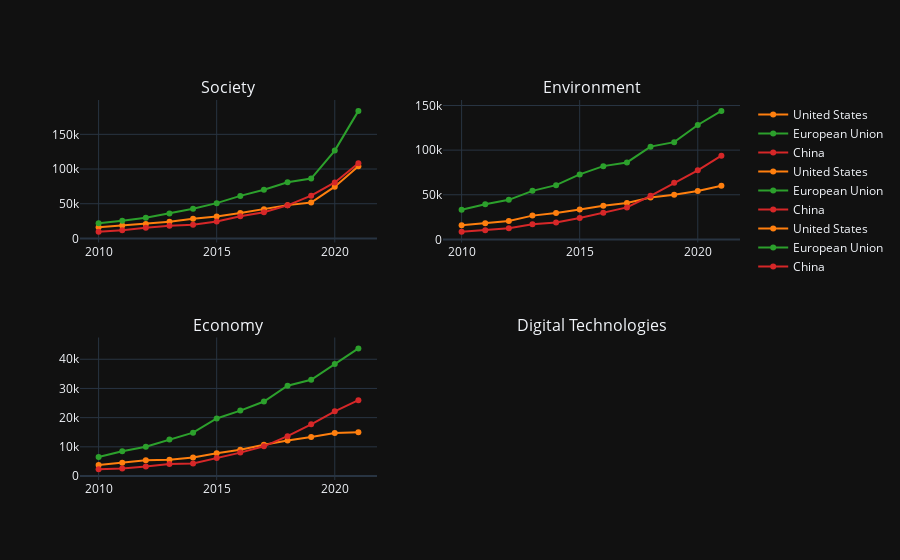

Source (notebook cell):
### Code cell
fig.add_trace(
    go.Scatter(
        name="United States",
        x=df_country_year.index,
        y=df_country_year_eco["United States"],
        legendgroup="group",
        line=dict(width=2, color=cols[1])
    ),
    row=2, col=1
)

fig.add_trace(
    go.Scatter(
        name="European Union",
        x=df_country_year.index,
        y=df_country_year_eco["EU"],
        legendgroup="group",
        line=dict(width=2, color=cols[2])
    ),
    row=2, col=1
)

fig.add_trace(
    go.Scatter(
        name="China",
        x=df_country_year.index,
        y=df_country_year_eco["China"],
        legendgroup="group",
        line=dict(width=2, color=cols[3])
    ),
    row=2, col=1
)

### Figure 1 — Plotly figure (JSON) as saved in the notebook; plotly's stock layout.template omitted (floating-point values rounded to 4 significant figures)
{"data": [{"legendgroup": "group", "line": {"color": "rgb(255, 127, 14)", "width": 2}, "name": "United States", "x": [2010, 2011, 2012, 2013, 2014, 2015, 2016, 2017, 2018, 2019, 2020, 2021], "y": [16007, 18720, 20798, 24172, 28279, 31686, 36460, 41922, 47966, 51706, 74584, 103843], "type": "scatter", "xaxis": "x", "yaxis": "y"}, {"legendgroup": "group", "line": {"color": "rgb(44, 160, 44)", "width": 2}, "name": "European Union", "x": [2010, 2011, 2012, 2013, 2014, 2015, 2016, 2017, 2018, 2019, 2020, 2021], "y": [21874, 25300, 29941, 35991, 42813, 50823, 61264, 70078, 80963, 86207, 126573, 183811], "type": "scatter", "xaxis": "x", "yaxis": "y"}, {"legendgroup": "group", "line": {"color": "rgb(214, 39, 40)", "width": 2}, "name": "China", "x": [2010, 2011, 2012, 2013, 2014, 2015, 2016, 2017, 2018, 2019, 2020, 2021], "y": [9782, 11692, 15246, 18413, 19619, 24330, 31964, 37641, 47629, 61561, 80594, 108306], "type": "scatter", "xaxis": "x", "yaxis": "y"}, {"legendgroup": "group", "line": {"color": "rgb(255, 127, 14)", "width": 2}, "name": "United States", "x": [2010, 2011, 2012, 2013, 2014, 2015, 2016, 2017, 2018, 2019, 2020, 2021], "y": [15962, 17987, 20659, 26629, 29652, 33559, 37800, 40799, 47001, 50070, 54195, 60019], "type": "scatter", "xaxis": "x2", "yaxis": "y2"}, {"legendgroup": "group", "line": {"color": "rgb(44, 160, 44)", "width": 2}, "name": "European Union", "x": [2010, 2011, 2012, 2013, 2014, 2015, 2016, 2017, 2018, 2019, 2020, 2021], "y": [33185, 39376, 44300, 54356, 60775, 72794, 82084, 86207, 103922, 108963, 128158, 143987], "type": "scatter", "xaxis": "x2", "yaxis": "y2"}, {"legendgroup": "group", "line": {"color": "rgb(214, 39, 40)", "width": 2}, "name": "China", "x": [2010, 2011, 2012, 2013, 2014, 2015, 2016, 2017, 2018, 2019, 2020, 2021], "y": [8700, 10206, 12394, 17010, 19039, 24045, 29921, 35826, 48762, 63334, 77457, 93766], "type": "scatter", "xaxis": "x2", "yaxis": "y2"}, {"legendgroup": "group", "line": {"color": "rgb(255, 127, 14)", "width": 2}, "name": "United States", "x": [2010, 2011, 2012, 2013, 2014, 2015, 2016, 2017, 2018, 2019, 2020, 2021], "y": [3776, 4528, 5422, 5569, 6332, 7803, 9009, 10719, 12172, 13353, 14730, 15032], "type": "scatter", "xaxis": "x3", "yaxis": "y3"}, {"legendgroup": "group", "line": {"color": "rgb(44, 160, 44)", "width": 2}, "name": "European Union", "x": [2010, 2011, 2012, 2013, 2014, 2015, 2016, 2017, 2018, 2019, 2020, 2021], "y": [6534, 8502, 10028, 12505, 14861, 19707, 22413, 25529, 30923, 32953, 38347, 43724], "type": "scatter", "xaxis": "x3", "yaxis": "y3"}, {"legendgroup": "group", "line": {"color": "rgb(214, 39, 40)", "width": 2}, "name": "China", "x": [2010, 2011, 2012, 2013, 2014, 2015, 2016, 2017, 2018, 2019, 2020, 2021], "y": [2363, 2573, 3277, 4135, 4319, 6164, 8016, 10174, 13653, 17703, 22160, 25971], "type": "scatter", "xaxis": "x3", "yaxis": "y3"}], "layout": {"xaxis": {"anchor": "y", "domain": [0.0, 0.45]}, "yaxis": {"anchor": "x", "domain": [0.625, 1.0]}, "xaxis2": {"anchor": "y2", "domain": [0.55, 1.0]}, "yaxis2": {"anchor": "x2", "domain": [0.625, 1.0]}, "xaxis3": {"anchor": "y3", "domain": [0.0, 0.45]}, "yaxis3": {"anchor": "x3", "domain": [0.0, 0.375]}, "xaxis4": {"anchor": "y4", "domain": [0.55, 1.0]}, "yaxis4": {"anchor": "x4", "domain": [0.0, 0.375]}, "annotations": [{"font": {"size": 16}, "showarrow": false, "text": "Society", "x": 0.225, "xanchor": "center", "xref": "paper", "y": 1.0, "yanchor": "bottom", "yref": "paper"}, {"font": {"size": 16}, "showarrow": false, "text": "Environment", "x": 0.775, "xanchor": "center", "xref": "paper", "y": 1.0, "yanchor": "bottom", "yref": "paper"}, {"font": {"size": 16}, "showarrow": false, "text": "Economy", "x": 0.225, "xanchor": "center", "xref": "paper", "y": 0.375, "yanchor": "bottom", "yref": "paper"}, {"font": {"size": 16}, "showarrow": false, "text": "Digital Technologies", "x": 0.775, "xanchor": "center", "xref": "paper", "y": 0.375, "yanchor": "bottom", "yref": "paper"}]}}
